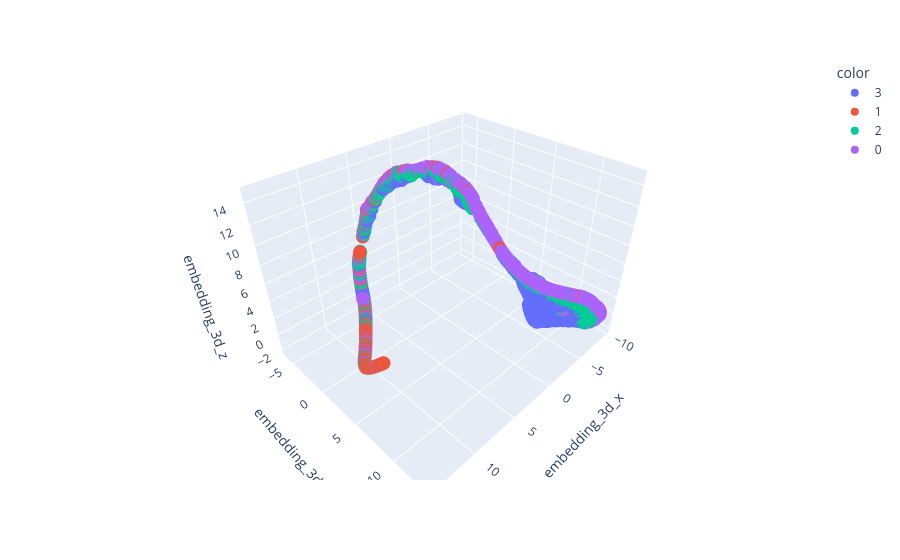

Notebook code for this chart:
### Markdown cell above
### 1.2.2 UMAP 3d

### Code cell
reducer = umap.UMAP(n_components=3, n_neighbors=40, random_state = 42)
embedding = reducer.fit_transform(df_run2)

df_run2['embedding_3d_x'] = embedding [:,0]
df_run2['embedding_3d_y'] = embedding [:,1]
df_run2['embedding_3d_z'] = embedding [:,2]

fig = px.scatter_3d(df_run2, x='embedding_3d_x',y='embedding_3d_y',z='embedding_3d_z',
                    color=df_run2['clusters'].astype(str))
fig.show()

### Figure 1 — Plotly figure (JSON) as saved in the notebook; plotly's stock layout.template omitted (floating-point values rounded to 4 significant figures; data arrays with more than 128 entries replaced by an {"elided": "..."} marker saying what was removed)
{"data": [{"hovertemplate": "color=3<br>embedding_3d_x=%{x}<br>embedding_3d_y=%{y}<br>embedding_3d_z=%{z}<extra></extra>", "legendgroup": "3", "marker": {"color": "#636efa", "symbol": "circle"}, "mode": "markers", "name": "3", "scene": "scene", "showlegend": true, "type": "scatter3d", "x": {"elided": "1255 float values"}, "y": {"elided": "1255 float values"}, "z": {"elided": "1255 float values"}}, {"hovertemplate": "color=1<br>embedding_3d_x=%{x}<br>embedding_3d_y=%{y}<br>embedding_3d_z=%{z}<extra></extra>", "legendgroup": "1", "marker": {"color": "#EF553B", "symbol": "circle"}, "mode": "markers", "name": "1", "scene": "scene", "showlegend": true, "type": "scatter3d", "x": {"elided": "482 float values"}, "y": {"elided": "482 float values"}, "z": {"elided": "482 float values"}}, {"hovertemplate": "color=2<br>embedding_3d_x=%{x}<br>embedding_3d_y=%{y}<br>embedding_3d_z=%{z}<extra></extra>", "legendgroup": "2", "marker": {"color": "#00cc96", "symbol": "circle"}, "mode": "markers", "name": "2", "scene": "scene", "showlegend": true, "type": "scatter3d", "x": {"elided": "1445 float values"}, "y": {"elided": "1445 float values"}, "z": {"elided": "1445 float values"}}, {"hovertemplate": "color=0<br>embedding_3d_x=%{x}<br>embedding_3d_y=%{y}<br>embedding_3d_z=%{z}<extra></extra>", "legendgroup": "0", "marker": {"color": "#ab63fa", "symbol": "circle"}, "mode": "markers", "name": "0", "scene": "scene", "showlegend": true, "type": "scatter3d", "x": {"elided": "1147 float values"}, "y": {"elided": "1147 float values"}, "z": {"elided": "1147 float values"}}], "layout": {"legend": {"title": {"text": "color"}, "tracegroupgap": 0}, "margin": {"t": 60}, "scene": {"domain": {"x": [0, 1], "y": [0, 1]}, "xaxis": {"title": {"text": "embedding_3d_x"}}, "yaxis": {"title": {"text": "embedding_3d_y"}}, "zaxis": {"title": {"text": "embedding_3d_z"}}}}}
